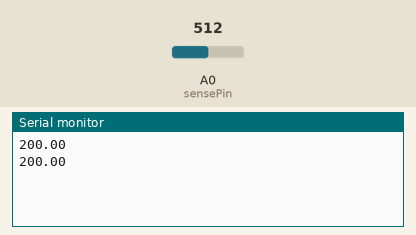
This sketch was run on a simulated Arduino Uno, built with avr-gcc and run on an emulated ATmega328P. Parts: the last lines printed to the serial monitor. The test bench sets the inputs (shaded band); at power-on: A0 (sensePin) = 512.

Above: at 1.8 s.
1.9 s: A0 (sensePin) set to 716
At 2.8 s:
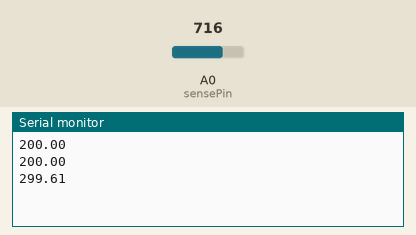
3.4 s: A0 (sensePin) set to 900
At 4.8 s:
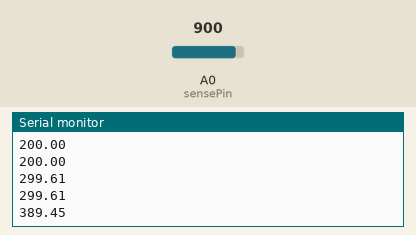
Timing chart, 0 to 6.4 s (numbered marks = the images above; inputs shaded):
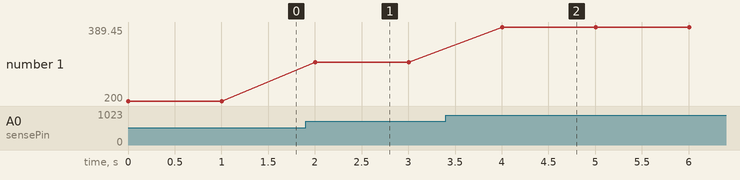

The sketch:

sketch_nov10a.ino
```cpp
int sensePin = A0;  //This is the Arduino Pin that will read the sensor output
int sensorInput;    //The variable we will use to store the sensor input
double temp;        //The variable we will use to store temperature in degrees.

void setup() {
  // put your setup code here, to run once:
  Serial.begin(9600); //Start the Serial Port at 9600 baud (default)

}
void loop() {
  // put your main code here, to run repeatedly:
  sensorInput = analogRead(A0);    //read the analog sensor and store it
  temp = (float)sensorInput / 1024;       //find percentage of input reading
  temp = temp * 5;                 //multiply by 5V to get voltage
  temp = temp - 0.5;               //Subtract the offset
  temp = temp * 100;               //Convert to degrees

  //Serial.print("Current Temperature: ");
  Serial.println(temp);
  delay(1000);
}
```

Measured:
- after the input at 1.9 s, the serial monitor: prints a new line after 0.10 s (image 1)
- after the input at 3.4 s, the serial monitor: prints a new line after 0.60 s (image 2)
- plotted number 1: 200 → 299.61 after the input at 1.9 s, 299.61 → 389.45 after the input at 3.4 s
